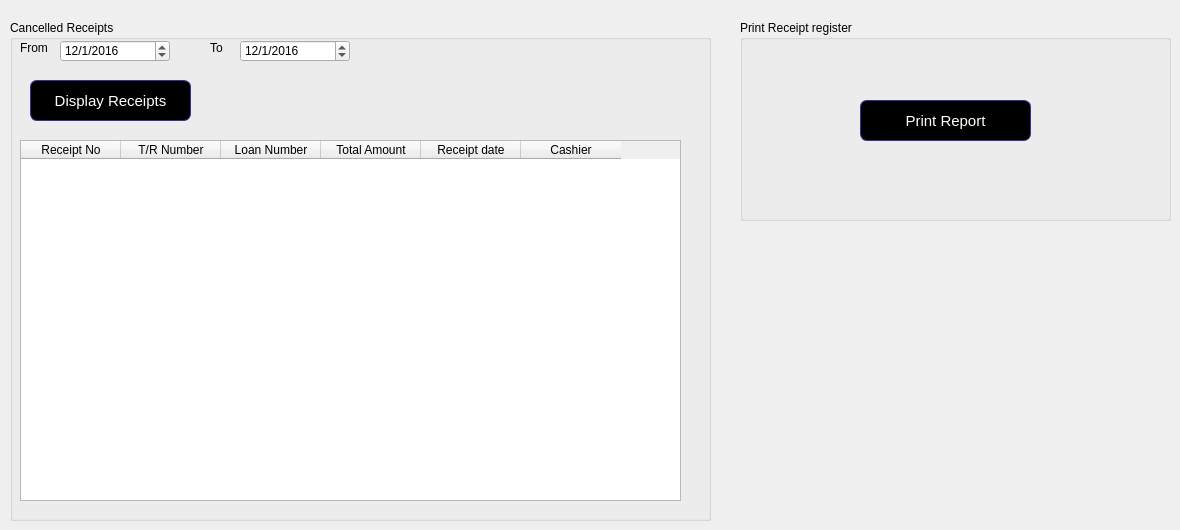
      <widget class="QWidget" name="tab_31">
       <attribute name="title">
        <string>Cancelled Receipts Report</string>
       </attribute>
       <widget class="QGroupBox" name="groupBox_50">
        <property name="geometry">
         <rect>
          <x>740</x>
          <y>20</y>
          <width>431</width>
          <height>201</height>
         </rect>
        </property>
        <property name="title">
         <string>Print Receipt register</string>
        </property>
        <widget class="QPushButton" name="pushButton_53">
         <property name="geometry">
          <rect>
           <x>120</x>
           <y>80</y>
           <width>171</width>
           <height>41</height>
          </rect>
         </property>
         <property name="styleSheet">
          <string notr="true">QPushButton:hover {
color: black;
background-color: grey;
border-width: 1px;
border-color: #339;
border-style: solid;
border-radius: 7;
padding: 3px;
font-size: 15px;
padding-left: 5px;
padding-right: 5px;
}
QPushButton {
color: white;
background-color: QLinearGradient( );
border-width: 1px;
border-color: #339;
border-style: solid;
border-radius: 7;
padding: 3px;
font-size: 15px;
padding-left: 5px;
padding-right: 5px;

}</string>
         </property>
         <property name="text">
          <string>Print Report</string>
         </property>
        </widget>
       </widget>
       <widget class="QGroupBox" name="groupBox_51">
        <property name="geometry">
         <rect>
          <x>10</x>
          <y>20</y>
          <width>701</width>
          <height>501</height>
         </rect>
        </property>
        <property name="title">
         <string>Cancelled Receipts</string>
        </property>
        <widget class="QTableWidget" name="tableWidget_22">
         <property name="geometry">
          <rect>
           <x>10</x>
           <y>120</y>
           <width>661</width>
           <height>361</height>
          </rect>
         </property>
         <column>
          <property name="text">
           <string>Receipt No</string>
          </property>
         </column>
         <column>
          <property name="text">
           <string>T/R Number</string>
          </property>
         </column>
         <column>
          <property name="text">
           <string>Loan Number</string>
          </property>
         </column>
         <column>
          <property name="text">
           <string>Total Amount</string>
          </property>
         </column>
         <column>
          <property name="text">
           <string>Receipt date</string>
          </property>
         </column>
         <column>
          <property name="text">
           <string>Cashier</string>
          </property>
         </column>
        </widget>
        <widget class="QLabel" name="label_109">
         <property name="geometry">
          <rect>
           <x>10</x>
           <y>20</y>
           <width>41</width>
           <height>16</height>
          </rect>
         </property>
         <property name="text">
          <string>From</string>
         </property>
        </widget>
        <widget class="QPushButton" name="pushButton_62">
         <property name="geometry">
          <rect>
           <x>20</x>
           <y>60</y>
           <width>161</width>
           <height>41</height>
          </rect>
         </property>
         <property name="styleSheet">
          <string notr="true">QPushButton:hover {
color: black;
background-color: grey;
border-width: 1px;
border-color: #339;
border-style: solid;
border-radius: 7;
padding: 3px;
font-size: 15px;
padding-left: 5px;
padding-right: 5px;
}
QPushButton {
color: white;
background-color: QLinearGradient( );
border-width: 1px;
border-color: #339;
border-style: solid;
border-radius: 7;
padding: 3px;
font-size: 15px;
padding-left: 5px;
padding-right: 5px;

}</string>
         </property>
         <property name="text">
          <string>Display Receipts</string>
         </property>
        </widget>
        <widget class="QLabel" name="label_114">
         <property name="geometry">
          <rect>
           <x>200</x>
           <y>20</y>
           <width>31</width>
           <height>16</height>
          </rect>
         </property>
         <property name="text">
          <string>To</string>
         </property>
        </widget>
        <widget class="QDateEdit" name="dateEdit_21">
         <property name="geometry">
          <rect>
           <x>50</x>
           <y>20</y>
           <width>110</width>
           <height>22</height>
          </rect>
         </property>
         <property name="dateTime">
          <datetime>
           <hour>0</hour>
           <minute>0</minute>
           <second>0</second>
           <year>2016</year>
           <month>1</month>
           <day>12</day>
          </datetime>
         </property>
         <property name="displayFormat">
          <string>d/M/yyyy</string>
         </property>
        </widget>
        <widget class="QDateEdit" name="dateEdit_27">
         <property name="geometry">
          <rect>
           <x>230</x>
           <y>20</y>
           <width>110</width>
           <height>22</height>
          </rect>
         </property>
         <property name="dateTime">
          <datetime>
           <hour>0</hour>
           <minute>0</minute>
           <second>0</second>
           <year>2016</year>
           <month>1</month>
           <day>12</day>
          </datetime>
         </property>
         <property name="displayFormat">
          <string>d/M/yyyy</string>
         </property>
        </widget>
       </widget>
      </widget>
